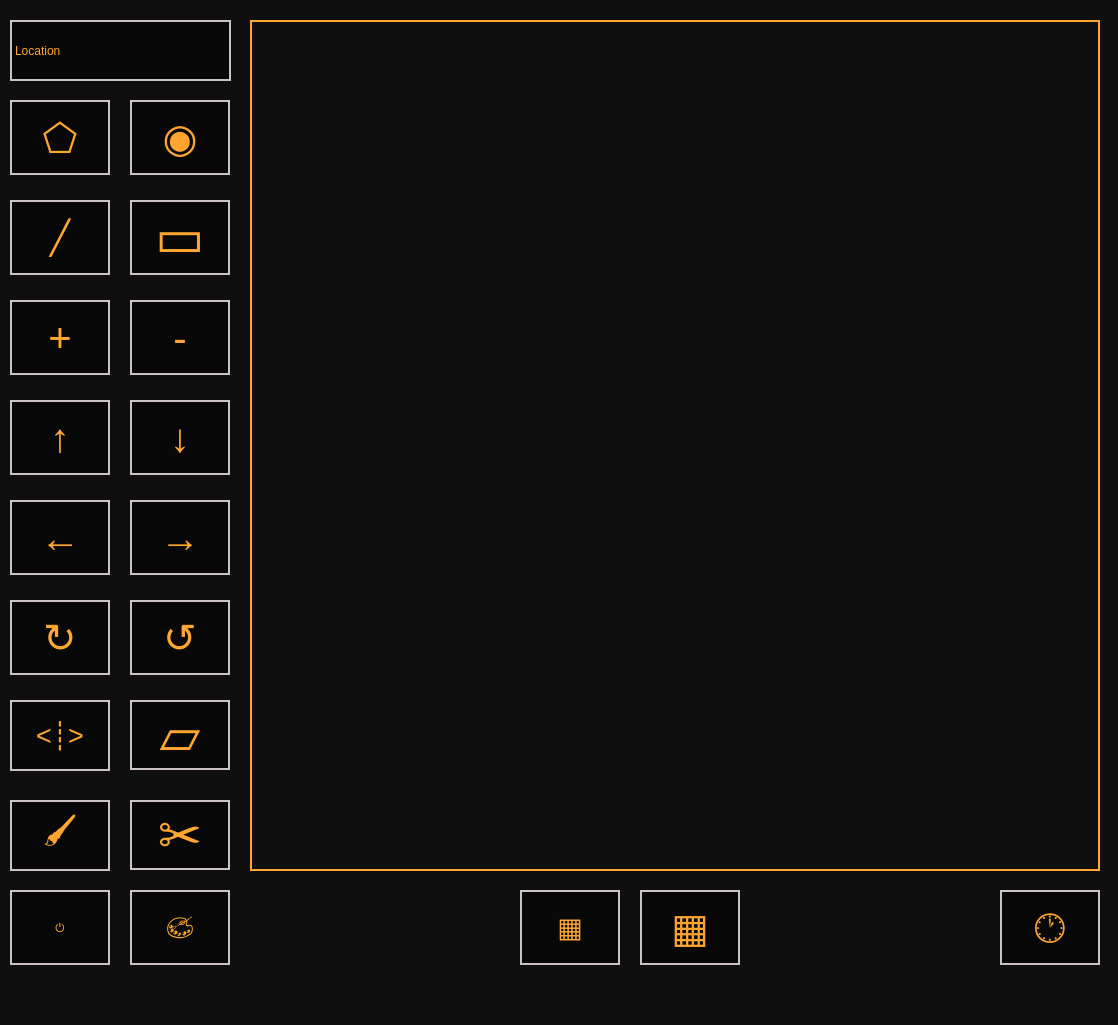
<?xml version="1.0" encoding="UTF-8"?>
<ui version="4.0">
 <class>MainWindow</class>
 <widget class="QMainWindow" name="MainWindow">
  <property name="geometry">
   <rect>
    <x>0</x>
    <y>0</y>
    <width>1118</width>
    <height>1025</height>
   </rect>
  </property>
  <property name="cursor">
   <cursorShape>PointingHandCursor</cursorShape>
  </property>
  <property name="windowTitle">
   <string>MainWindow</string>
  </property>
  <property name="styleSheet">
   <string notr="true">background-color: #100f10;</string>
  </property>
  <widget class="QWidget" name="centralwidget">
   <widget class="Screen" name="screen">
    <property name="geometry">
     <rect>
      <x>250</x>
      <y>20</y>
      <width>850</width>
      <height>851</height>
     </rect>
    </property>
    <property name="styleSheet">
     <string notr="true">border-width: 2px;
border-style: solid;
border-color: #ffa631;</string>
    </property>
   </widget>
   <widget class="QPushButton" name="sizeDown">
    <property name="geometry">
     <rect>
      <x>520</x>
      <y>890</y>
      <width>100</width>
      <height>75</height>
     </rect>
    </property>
    <property name="styleSheet">
     <string notr="true">QPushButton {
font: 20pt;
color: #ffa631;
border-width: 2px;
border-style: solid;
border-color: #cbc2c4;
background-color: #080808 ;
}

QPushButton:pressed {
color: #080808;
background-color: #ffa631;
}</string>
    </property>
    <property name="text">
     <string>▦</string>
    </property>
   </widget>
   <widget class="QPushButton" name="sizeUp">
    <property name="geometry">
     <rect>
      <x>640</x>
      <y>890</y>
      <width>100</width>
      <height>75</height>
     </rect>
    </property>
    <property name="styleSheet">
     <string notr="true">QPushButton {
font: 30pt;
color: #ffa631;
border-width: 2px;
border-style: solid;
border-color: #cbc2c4;
background-color: #080808 ;
}

QPushButton:pressed {
color: #080808;
background-color: #ffa631;
}</string>
    </property>
    <property name="text">
     <string>▦</string>
    </property>
   </widget>
   <widget class="QPushButton" name="delay">
    <property name="geometry">
     <rect>
      <x>1000</x>
      <y>890</y>
      <width>100</width>
      <height>75</height>
     </rect>
    </property>
    <property name="styleSheet">
     <string notr="true">QPushButton {
font: 30pt;
color: #ffa631;
border-width: 2px;
border-style: solid;
border-color: #cbc2c4;
background-color: #080808 ;
}

QPushButton:pressed {
color: #080808;
background-color: #ffa631;
}</string>
    </property>
    <property name="text">
     <string>🕐</string>
    </property>
   </widget>
   <widget class="QPushButton" name="window">
    <property name="geometry">
     <rect>
      <x>130</x>
      <y>200</y>
      <width>100</width>
      <height>75</height>
     </rect>
    </property>
    <property name="styleSheet">
     <string notr="true">QPushButton {
font: 40pt ;
color: #ffa631;
border-width: 2px;
border-style: solid;
border-color: #cbc2c4;
background-color: #080808 ;
}

QPushButton:pressed {
color: #080808;
background-color: #ffa631;
}</string>
    </property>
    <property name="text">
     <string>▭</string>
    </property>
   </widget>
   <widget class="QPushButton" name="clip">
    <property name="geometry">
     <rect>
      <x>130</x>
      <y>800</y>
      <width>100</width>
      <height>70</height>
     </rect>
    </property>
    <property name="styleSheet">
     <string notr="true">QPushButton {
font: 40pt;
color: #ffa631;
border-width: 2px;
border-style: solid;
border-color: #cbc2c4;
background-color: #080808 ;
}

QPushButton:pressed {
color: #080808;
background-color: #ffa631;
}</string>
    </property>
    <property name="text">
     <string>✂</string>
    </property>
    <property name="autoRepeat">
     <bool>false</bool>
    </property>
    <property name="autoRepeatDelay">
     <number>100</number>
    </property>
    <property name="autoRepeatInterval">
     <number>300</number>
    </property>
   </widget>
   <widget class="QPushButton" name="reset">
    <property name="geometry">
     <rect>
      <x>10</x>
      <y>890</y>
      <width>100</width>
      <height>75</height>
     </rect>
    </property>
    <property name="styleSheet">
     <string notr="true">QPushButton {
font: 20pt &quot;Fira Code&quot;;
color: #ffa631;
border-width: 2px;
border-style: solid;
border-color: #cbc2c4;
background-color: #080808 ;
}

QPushButton:pressed {
color: #080808;
background-color: #ffa631;
}</string>
    </property>
    <property name="text">
     <string>⏻</string>
    </property>
   </widget>
   <widget class="QPushButton" name="polygon">
    <property name="geometry">
     <rect>
      <x>10</x>
      <y>100</y>
      <width>100</width>
      <height>75</height>
     </rect>
    </property>
    <property name="styleSheet">
     <string notr="true">QPushButton {
font: 30pt;
color: #ffa631;
border-width: 2px;
border-style: solid;
border-color: #cbc2c4;
background-color: #080808 ;
}

QPushButton:pressed {
color: #080808;
background-color: #ffa631;
}</string>
    </property>
    <property name="text">
     <string>⬠</string>
    </property>
   </widget>
   <widget class="QPushButton" name="scaleDown">
    <property name="geometry">
     <rect>
      <x>130</x>
      <y>300</y>
      <width>100</width>
      <height>75</height>
     </rect>
    </property>
    <property name="styleSheet">
     <string notr="true">QPushButton {
font: 30pt;
color: #ffa631;
border-width: 2px;
border-style: solid;
border-color: #cbc2c4;
background-color: #080808 ;
}

QPushButton:pressed {
color: #080808;
background-color: #ffa631;
}</string>
    </property>
    <property name="text">
     <string>-</string>
    </property>
    <property name="autoRepeatDelay">
     <number>20</number>
    </property>
    <property name="autoRepeatInterval">
     <number>30</number>
    </property>
   </widget>
   <widget class="QPushButton" name="clock">
    <property name="geometry">
     <rect>
      <x>10</x>
      <y>600</y>
      <width>100</width>
      <height>75</height>
     </rect>
    </property>
    <property name="styleSheet">
     <string notr="true">QPushButton {
font: 30pt;
color: #ffa631;
border-width: 2px;
border-style: solid;
border-color: #cbc2c4;
background-color: #080808 ;
}

QPushButton:pressed {
color: #080808;
background-color: #ffa631;
}</string>
    </property>
    <property name="text">
     <string>↻</string>
    </property>
    <property name="autoRepeat">
     <bool>true</bool>
    </property>
    <property name="autoRepeatDelay">
     <number>100</number>
    </property>
    <property name="autoRepeatInterval">
     <number>30</number>
    </property>
   </widget>
   <widget class="QPushButton" name="down">
    <property name="geometry">
     <rect>
      <x>130</x>
      <y>400</y>
      <width>100</width>
      <height>75</height>
     </rect>
    </property>
    <property name="styleSheet">
     <string notr="true">QPushButton {
font: 30pt;
color: #ffa631;
border-width: 2px;
border-style: solid;
border-color: #cbc2c4;
background-color: #080808 ;
}

QPushButton:pressed {
color: #080808;
background-color: #ffa631;
}</string>
    </property>
    <property name="text">
     <string>↓</string>
    </property>
    <property name="autoRepeat">
     <bool>true</bool>
    </property>
    <property name="autoRepeatDelay">
     <number>100</number>
    </property>
    <property name="autoRepeatInterval">
     <number>30</number>
    </property>
   </widget>
   <widget class="QPushButton" name="pivot">
    <property name="geometry">
     <rect>
      <x>130</x>
      <y>100</y>
      <width>100</width>
      <height>75</height>
     </rect>
    </property>
    <property name="styleSheet">
     <string notr="true">QPushButton {
font: 30pt;
color: #ffa631;
border-width: 2px;
border-style: solid;
border-color: #cbc2c4;
background-color: #080808 ;
}

QPushButton:pressed {
color: #080808;
background-color: #ffa631;
}</string>
    </property>
    <property name="text">
     <string>◉</string>
    </property>
   </widget>
   <widget class="QPushButton" name="line">
    <property name="geometry">
     <rect>
      <x>10</x>
      <y>200</y>
      <width>100</width>
      <height>75</height>
     </rect>
    </property>
    <property name="styleSheet">
     <string notr="true">QPushButton {
font: 25pt;
color: #ffa631;
border-width: 2px;
border-style: solid;
border-color: #cbc2c4;
background-color: #080808 ;
}

QPushButton:pressed {
color: #080808;
background-color: #ffa631;
}</string>
    </property>
    <property name="text">
     <string>╱</string>
    </property>
   </widget>
   <widget class="QPushButton" name="changeColor">
    <property name="geometry">
     <rect>
      <x>130</x>
      <y>890</y>
      <width>100</width>
      <height>75</height>
     </rect>
    </property>
    <property name="font">
     <font>
      <family>Noto Emoji</family>
      <pointsize>20</pointsize>
      <weight>50</weight>
      <italic>false</italic>
      <bold>false</bold>
     </font>
    </property>
    <property name="styleSheet">
     <string notr="true">QPushButton {
font: 20pt  &quot;Noto Emoji&quot;;
color: #ffa631;
border-width: 2px;
border-style: solid;
border-color: #cbc2c4;
background-color: #080808 ;
}

QPushButton:pressed {
color: #080808;
background-color: #ffa631;
}</string>
    </property>
    <property name="text">
     <string>🎨</string>
    </property>
   </widget>
   <widget class="QPushButton" name="scaleUp">
    <property name="geometry">
     <rect>
      <x>10</x>
      <y>300</y>
      <width>100</width>
      <height>75</height>
     </rect>
    </property>
    <property name="styleSheet">
     <string notr="true">QPushButton {
font: 30pt;
color: #ffa631;
border-width: 2px;
border-style: solid;
border-color: #cbc2c4;
background-color: #080808 ;
}

QPushButton:pressed {
color: #080808;
background-color: #ffa631;
}</string>
    </property>
    <property name="text">
     <string>+</string>
    </property>
    <property name="autoRepeatDelay">
     <number>20</number>
    </property>
    <property name="autoRepeatInterval">
     <number>30</number>
    </property>
   </widget>
   <widget class="QPushButton" name="right">
    <property name="geometry">
     <rect>
      <x>130</x>
      <y>500</y>
      <width>100</width>
      <height>75</height>
     </rect>
    </property>
    <property name="styleSheet">
     <string notr="true">QPushButton {
font: 30pt;
color: #ffa631;
border-width: 2px;
border-style: solid;
border-color: #cbc2c4;
background-color: #080808 ;
}

QPushButton:pressed {
color: #080808;
background-color: #ffa631;
}</string>
    </property>
    <property name="text">
     <string>→</string>
    </property>
    <property name="autoRepeat">
     <bool>true</bool>
    </property>
    <property name="autoRepeatDelay">
     <number>100</number>
    </property>
    <property name="autoRepeatInterval">
     <number>30</number>
    </property>
   </widget>
   <widget class="QPushButton" name="repaint">
    <property name="geometry">
     <rect>
      <x>10</x>
      <y>800</y>
      <width>100</width>
      <height>71</height>
     </rect>
    </property>
    <property name="styleSheet">
     <string notr="true">QPushButton {
font: 25pt;
color: #ffa631;
border-width: 2px;
border-style: solid;
border-color: #cbc2c4;
background-color: #080808 ;
}

QPushButton:pressed {
color: #080808;
background-color: #ffa631;
}</string>
    </property>
    <property name="text">
     <string>🖌</string>
    </property>
    <property name="autoRepeat">
     <bool>false</bool>
    </property>
    <property name="autoRepeatDelay">
     <number>100</number>
    </property>
    <property name="autoRepeatInterval">
     <number>30</number>
    </property>
   </widget>
   <widget class="QPushButton" name="anticlock">
    <property name="geometry">
     <rect>
      <x>130</x>
      <y>600</y>
      <width>100</width>
      <height>75</height>
     </rect>
    </property>
    <property name="styleSheet">
     <string notr="true">QPushButton {
font: 30pt;
color: #ffa631;
border-width: 2px;
border-style: solid;
border-color: #cbc2c4;
background-color: #080808 ;
}

QPushButton:pressed {
color: #080808;
background-color: #ffa631;
}</string>
    </property>
    <property name="text">
     <string>↺</string>
    </property>
    <property name="autoRepeat">
     <bool>true</bool>
    </property>
    <property name="autoRepeatDelay">
     <number>100</number>
    </property>
    <property name="autoRepeatInterval">
     <number>30</number>
    </property>
   </widget>
   <widget class="QPushButton" name="up">
    <property name="geometry">
     <rect>
      <x>10</x>
      <y>400</y>
      <width>100</width>
      <height>75</height>
     </rect>
    </property>
    <property name="styleSheet">
     <string notr="true">QPushButton {
font: 30pt;
color: #ffa631;
border-width: 2px;
border-style: solid;
border-color: #cbc2c4;
background-color: #080808 ;
}

QPushButton:pressed {
color: #080808;
background-color: #ffa631;
}</string>
    </property>
    <property name="text">
     <string>↑</string>
    </property>
    <property name="autoRepeat">
     <bool>true</bool>
    </property>
    <property name="autoRepeatDelay">
     <number>100</number>
    </property>
    <property name="autoRepeatInterval">
     <number>30</number>
    </property>
   </widget>
   <widget class="QPushButton" name="reflect">
    <property name="geometry">
     <rect>
      <x>10</x>
      <y>700</y>
      <width>100</width>
      <height>71</height>
     </rect>
    </property>
    <property name="styleSheet">
     <string notr="true">QPushButton {
font: 20pt;
color: #ffa631;
border-width: 2px;
border-style: solid;
border-color: #cbc2c4;
background-color: #080808 ;
}

QPushButton:pressed {
color: #080808;
background-color: #ffa631;
}</string>
    </property>
    <property name="text">
     <string>&lt;┊&gt;</string>
    </property>
    <property name="autoRepeat">
     <bool>false</bool>
    </property>
    <property name="autoRepeatDelay">
     <number>100</number>
    </property>
    <property name="autoRepeatInterval">
     <number>30</number>
    </property>
   </widget>
   <widget class="QPushButton" name="shear">
    <property name="geometry">
     <rect>
      <x>130</x>
      <y>700</y>
      <width>100</width>
      <height>70</height>
     </rect>
    </property>
    <property name="styleSheet">
     <string notr="true">QPushButton {
font: 40pt;
color: #ffa631;
border-width: 2px;
border-style: solid;
border-color: #cbc2c4;
background-color: #080808 ;
}

QPushButton:pressed {
color: #080808;
background-color: #ffa631;
}</string>
    </property>
    <property name="text">
     <string>▱</string>
    </property>
    <property name="autoRepeat">
     <bool>true</bool>
    </property>
    <property name="autoRepeatDelay">
     <number>100</number>
    </property>
    <property name="autoRepeatInterval">
     <number>30</number>
    </property>
   </widget>
   <widget class="QLabel" name="location">
    <property name="geometry">
     <rect>
      <x>10</x>
      <y>20</y>
      <width>221</width>
      <height>61</height>
     </rect>
    </property>
    <property name="styleSheet">
     <string notr="true">font: 20pt &quot;Fira Code&quot;;
qproperty-alignment: &quot;AlignCenter&quot;;
color: #ffa631;
border-width: 2px;
border-style: solid;
border-color: #cbc2c4;
background-color: #080808 ;
</string>
    </property>
    <property name="text">
     <string>Location</string>
    </property>
   </widget>
   <widget class="QPushButton" name="left">
    <property name="geometry">
     <rect>
      <x>10</x>
      <y>500</y>
      <width>100</width>
      <height>75</height>
     </rect>
    </property>
    <property name="styleSheet">
     <string notr="true">QPushButton {
font: 30pt;
color: #ffa631;
border-width: 2px;
border-style: solid;
border-color: #cbc2c4;
background-color: #080808 ;
}

QPushButton:pressed {
color: #080808;
background-color: #ffa631;
}</string>
    </property>
    <property name="text">
     <string>←</string>
    </property>
    <property name="autoRepeat">
     <bool>true</bool>
    </property>
    <property name="autoRepeatDelay">
     <number>100</number>
    </property>
    <property name="autoRepeatInterval">
     <number>30</number>
    </property>
   </widget>
  </widget>
  <widget class="QMenuBar" name="menubar">
   <property name="geometry">
    <rect>
     <x>0</x>
     <y>0</y>
     <width>1118</width>
     <height>26</height>
    </rect>
   </property>
  </widget>
  <widget class="QStatusBar" name="statusbar"/>
 </widget>
 <customwidgets>
  <customwidget>
   <class>Screen</class>
   <extends>QGraphicsView</extends>
   <header location="global">screen.h</header>
  </customwidget>
 </customwidgets>
 <resources/>
 <connections/>
</ui>
